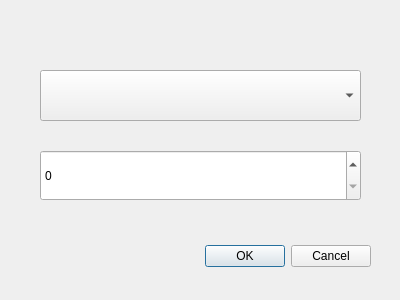
<?xml version="1.0" encoding="UTF-8"?>
<ui version="4.0">
 <class>Dialog</class>
 <widget class="QDialog" name="Dialog">
  <property name="geometry">
   <rect>
    <x>0</x>
    <y>0</y>
    <width>400</width>
    <height>300</height>
   </rect>
  </property>
  <property name="windowTitle">
   <string>Dialog</string>
  </property>
  <widget class="QDialogButtonBox" name="buttonBox">
   <property name="geometry">
    <rect>
     <x>30</x>
     <y>240</y>
     <width>341</width>
     <height>32</height>
    </rect>
   </property>
   <property name="orientation">
    <enum>Qt::Horizontal</enum>
   </property>
   <property name="standardButtons">
    <set>QDialogButtonBox::Cancel|QDialogButtonBox::Ok</set>
   </property>
  </widget>
  <widget class="QComboBox" name="comboBox">
   <property name="geometry">
    <rect>
     <x>40</x>
     <y>70</y>
     <width>321</width>
     <height>51</height>
    </rect>
   </property>
  </widget>
  <widget class="QSpinBox" name="spinBox">
   <property name="geometry">
    <rect>
     <x>40</x>
     <y>150</y>
     <width>321</width>
     <height>51</height>
    </rect>
   </property>
  </widget>
 </widget>
 <resources/>
 <connections>
  <connection>
   <sender>buttonBox</sender>
   <signal>accepted()</signal>
   <receiver>Dialog</receiver>
   <slot>accept()</slot>
   <hints>
    <hint type="sourcelabel">
     <x>248</x>
     <y>254</y>
    </hint>
    <hint type="destinationlabel">
     <x>157</x>
     <y>274</y>
    </hint>
   </hints>
  </connection>
  <connection>
   <sender>buttonBox</sender>
   <signal>rejected()</signal>
   <receiver>Dialog</receiver>
   <slot>reject()</slot>
   <hints>
    <hint type="sourcelabel">
     <x>316</x>
     <y>260</y>
    </hint>
    <hint type="destinationlabel">
     <x>286</x>
     <y>274</y>
    </hint>
   </hints>
  </connection>
 </connections>
</ui>
